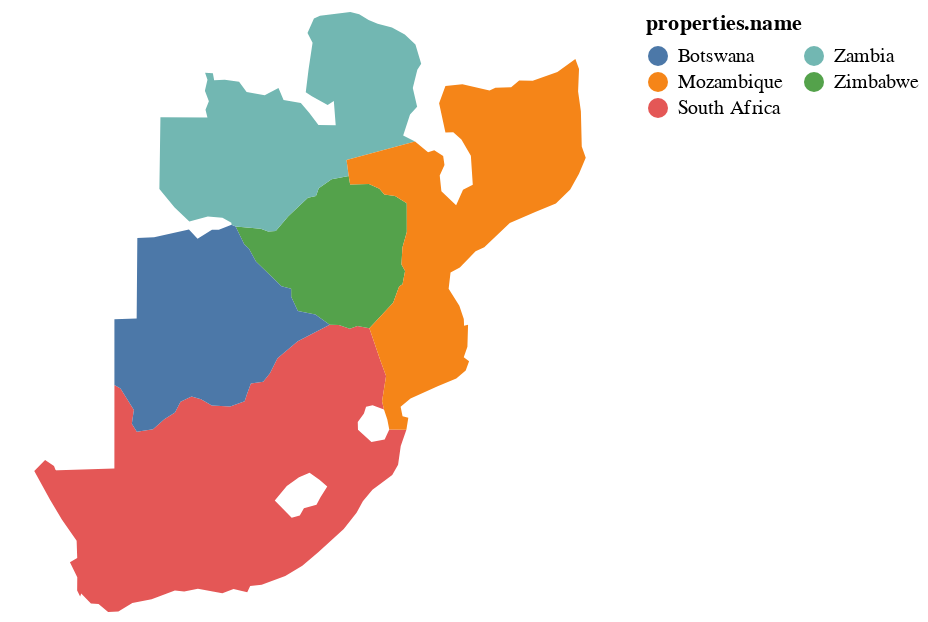

Here is the notebook cell this chart was saved with:
### Code cell
topo.to_alt(color='properties.name:N')

### Figure 1 — Vega-Lite specification as saved in the notebook (floating-point values rounded to 4 significant figures; data arrays with more than 128 entries replaced by an {"elided": "..."} marker saying what was removed)
{"config": {"view": {"continuousWidth": 400, "continuousHeight": 300}}, "data": {"name": "data-e4fdaaa1ba119db35f7650622ecb3459", "format": {"feature": "data", "type": "topojson"}}, "mark": "geoshape", "encoding": {"color": {"type": "nominal", "field": "properties.name", "legend": {"columns": 2}}, "tooltip": [{"type": "nominal", "field": "properties.name"}]}, "projection": {"reflectY": true, "type": "identity"}, "width": 300, "$schema": "https://vega.github.io/schema/vega-lite/v4.8.1.json", "datasets": {"data-e4fdaaa1ba119db35f7650622ecb3459": {"type": "Topology", "objects": {"data": {"geometries": [{"properties": {"pop_est": 54841552, "continent": "Africa", "name": "South Africa", "iso_a3": "ZAF", "gdp_md_est": 739100.0}, "type": "Polygon", "arcs": [[0, -6, -5, -15, 1, -13, 2], [3]]}, {"properties": {"pop_est": 13805084, "continent": "Africa", "name": "Zimbabwe", "iso_a3": "ZWE", "gdp_md_est": 28330.0}, "type": "Polygon", "arcs": [[4, -8, -10, -16]]}, {"properties": {"pop_est": 2214858, "continent": "Africa", "name": "Botswana", "iso_a3": "BWA", "gdp_md_est": 35900.0}, "type": "Polygon", "arcs": [[5, 6, -11, 7]]}, {"properties": {"pop_est": 15972000, "continent": "Africa", "name": "Zambia", "iso_a3": "ZMB", "gdp_md_est": 65170.0}, "type": "Polygon", "arcs": [[8, -17, 9, 10, 11]]}, {"properties": {"pop_est": 26573706, "continent": "Africa", "name": "Mozambique", "iso_a3": "MOZ", "gdp_md_est": 35010.0}, "type": "Polygon", "arcs": [[12, 13, 14, 15, 16, 17]]}], "type": "GeometryCollection"}}, "bbox": [16.34, -34.82, 40.78, -8.238], "transform": {"scale": [2.443e-05, 2.658e-05], "translate": [16.34, -34.82]}, "arcs": {"elided": "18 rows, 530 int values in total"}}}}
